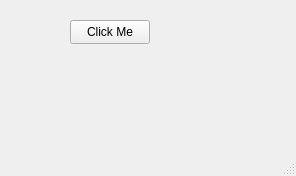
<?xml version="1.0" encoding="UTF-8"?>
<ui version="4.0">
 <class>MainWindow</class>
 <widget class="QMainWindow" name="MainWindow">
  <property name="geometry">
   <rect>
    <x>0</x>
    <y>0</y>
    <width>296</width>
    <height>176</height>
   </rect>
  </property>
  <property name="windowTitle">
   <string>MainWindow</string>
  </property>
  <widget class="QWidget" name="centralwidget">
   <widget class="QPushButton" name="pushButton">
    <property name="geometry">
     <rect>
      <x>70</x>
      <y>20</y>
      <width>80</width>
      <height>24</height>
     </rect>
    </property>
    <property name="text">
     <string>Click Me</string>
    </property>
   </widget>
  </widget>
  <widget class="QMenuBar" name="menubar">
   <property name="geometry">
    <rect>
     <x>0</x>
     <y>0</y>
     <width>296</width>
     <height>21</height>
    </rect>
   </property>
  </widget>
  <widget class="QStatusBar" name="statusbar"/>
 </widget>
 <resources/>
 <connections/>
</ui>
